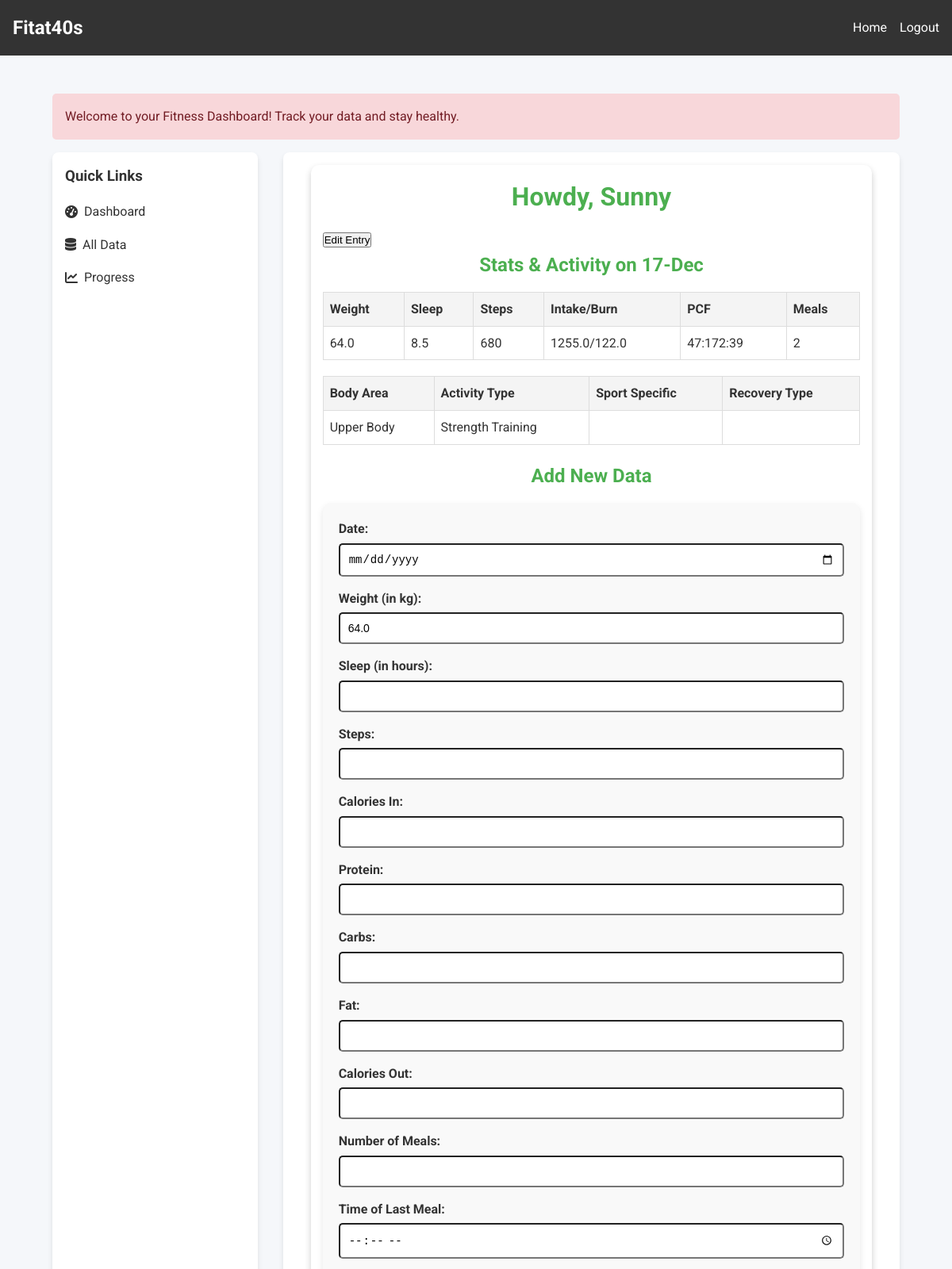
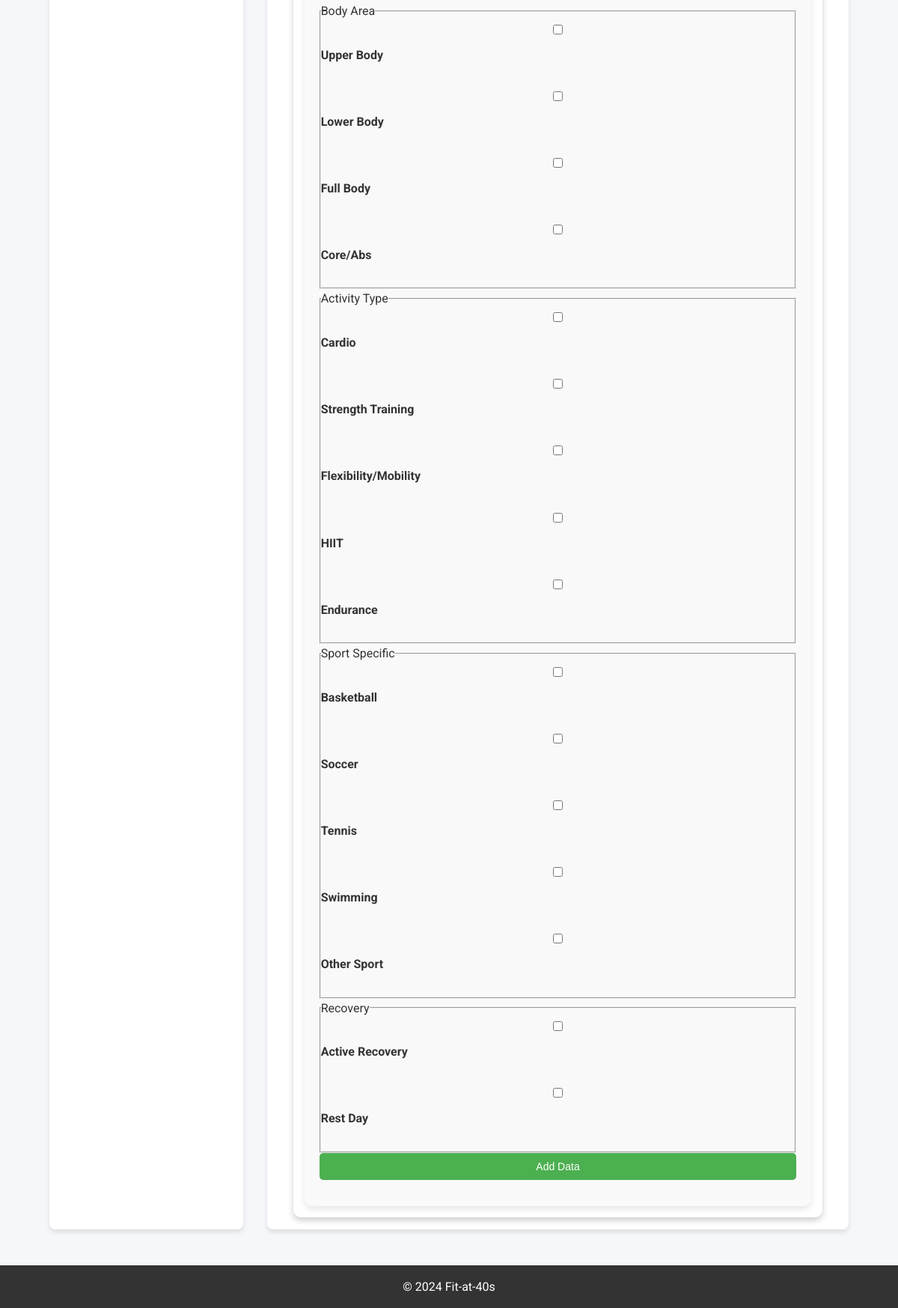
The page /dashboard (signed in) on the database its author committed (2 pictures, top to bottom).
### webapp/routes.py (models this page shows)
class User(UserMixin, db.Model):
    id = db.Column(db.Integer, primary_key=True)
    name = db.Column(db.String(150), nullable=False)
    dob = db.Column(db.Date, nullable=False)
    height = db.Column(db.Integer, nullable=False)
    weight = db.Column(db.Float, nullable=False)
    nickname = db.Column(db.String(100), nullable=False)
    diet_type = db.Column(db.String(50), nullable=False)
    password = db.Column(db.String(150), nullable=False)
    email = db.Column(db.String(150), nullable=False, unique=True)

class UserData(db.Model):
    id = db.Column(db.Integer, primary_key=True)
    user_id = db.Column(db.Integer, db.ForeignKey('user.id'))
    date = db.Column(db.Date, nullable=False)
    weight = db.Column(db.Float, nullable=False)
    sleep = db.Column(db.Float, nullable=False)
    steps = db.Column(db.Integer, nullable=False)
    calories_in = db.Column(db.Float, nullable=False)
    calories_out = db.Column(db.Float, nullable=False)
    protein = db.Column(db.Integer, nullable=True)
    carbs = db.Column(db.Integer, nullable=True)
    fat = db.Column(db.Integer, nullable=True)
    number_of_meals = db.Column(db.Integer, nullable=False)
    time_of_last_meal = db.Column(db.Time, nullable=False)
    created_at = db.Column(db.DateTime, nullable=False, default=datetime.now(uae))
    updated_at = db.Column(db.DateTime, nullable=False, default=datetime.now(uae), onupdate=datetime.now(uae))

class TrainingActivity(db.Model):
    id = db.Column(db.Integer, primary_key=True)
    user_id = db.Column(db.Integer, db.ForeignKey('user.id'))
    date = db.Column(db.Date, nullable=False)
    body_area = db.Column(db.Text, nullable=True)
    activity_type = db.Column(db.Text, nullable=True)
    sport_specific = db.Column(db.Text, nullable=True)
    recovery_type = db.Column(db.Text, nullable=True)
    created_at = db.Column(db.DateTime, nullable=False, default=datetime.now(uae))
    updated_at = db.Column(db.DateTime, nullable=False, default=datetime.now(uae), onupdate=datetime.now(uae))

### webapp/routes.py (the view, shortened to what this page needs)
@app.route('/dashboard', methods=['GET', 'POST'])
@login_required
def dashboard():
    latest_user_data = UserData.query.filter_by(user_id=current_user.id).order_by(UserData.date.desc()).first()
    latest_training_activity = TrainingActivity.query.filter_by(user_id=current_user.id).order_by(TrainingActivity.date.desc()).first()
    last_entry = latest_user_data if latest_user_data else None
    return render_template('dashboard.html', last_entry=last_entry,user_data=latest_user_data, training_activity=latest_training_activity)

### webapp/routes.py (called while the page is built)
@login_manager.user_loader
def load_user(user_id):
    return User.query.get(int(user_id))

### webapp/templates/dashboard.html (shortened to what this page needs)
{% extends "base.html" %}
{% block content %}
<div class="dashboard-container">
    <h1>Howdy, {{ current_user.nickname }}</h1>
    {% if last_entry %}
    <button id="edit-last-entry-btn">Edit Entry</button>
    {% else %}
    <p>No entries available to edit.</p>
    {% endif %}
    {% if user_data %}
    <h2>Stats & Activity on {{ user_data.date.strftime('%d-%b') }}</h2>
    <table class="dashboard-table">
        <thead>
            <tr>
                <th>Weight</th>
                <th>Sleep</th>
                <th>Steps</th>
                <th>Intake/Burn</th>
                <th>PCF</th>
                <th>Meals</th>
            </tr>
        </thead>
        <tbody>
            <tr>
                <td>{{ user_data.weight }}</td>
                <td>{{ user_data.sleep }}</td>
                <td>{{ user_data.steps }}</td>
                <td>{{ user_data.calories_in }}/{{ user_data.calories_out }}</td>
                <td>{{ user_data.protein }}:{{ user_data.carbs }}:{{ user_data.fat }}</td>
                <td>{{ user_data.number_of_meals }}</td>
            </tr>
        </tbody>
    </table>
    <table class="dashboard-table">
        <thead>
            <tr>
                <th>Body Area</th>
                <th>Activity Type</th>
                <th>Sport Specific</th>
                <th>Recovery Type</th>
            </tr>
        </thead>
        <tbody>
            <tr>
                <td>{{ training_activity.body_area }}</td>
                <td>{{ training_activity.activity_type }}</td>
                <td>{{ training_activity.sport_specific }}</td>
                <td>{{ training_activity.recovery_type }}</td>
            </tr>
        </tbody>
    </table>
    {% endif %}
    <h2>Add New Data</h2>
    <form action="/dashboard" method="post" class="form-container">
        <label for="date">Date:</label>
        <input type="date" id="date" name="date" required><br>
        <label for="weight">Weight (in kg):</label>
        <input type="number" id="weight" name="weight" step="0.1" value={{user_data.weight}} required><br>
        <label for="sleep">Sleep (in hours):</label>
        <input type="number" id="sleep" name="sleep" step="0.1" required><br>
        <label for="steps">Steps:</label>
        <input type="number" id="steps" name="steps" required><br>
        <label for="calories_in">Calories In:</label>
        <input type="number" id="calories_in" name="calories_in" step="1" required><br>
        <label for="protein">Protein:</label>
        <input type="number" id="protein" name="protein" step="1" required><br>
        <label for="carbs">Carbs:</label>
        <input type="number" id="carbs" name="carbs" step="1" required><br>
        <label for="Fat">Fat:</label>
        <input type="number" id="fat" name="fat" step="1" required><br>
        <label for="calories_out">Calories Out:</label>
        <input type="number" id="calories_out" name="calories_out" step="1" required><br>
        <label for="number_of_meals">Number of Meals:</label>
        <input type="number" id="number_of_meals" name="number_of_meals" min="1" max="5" required><br>
        <label for="time_of_last_meal">Time of Last Meal:</label>
        <input type="time" id="time_of_last_meal" name="time_of_last_meal" required><br>
        <fieldset>
            <legend>Body Area</legend>
            <label><input type="checkbox" name="body_area" value="Upper Body"> Upper Body</label><br>
            <label><input type="checkbox" name="body_area" value="Lower Body"> Lower Body</label><br>
            <label><input type="checkbox" name="body_area" value="Full Body"> Full Body</label><br>
            <label><input type="checkbox" name="body_area" value="Core/Abs"> Core/Abs</label><br>
        </fieldset>
        <fieldset>
            <legend>Activity Type</legend>
            <label><input type="checkbox" name="activity_type" value="Cardio"> Cardio</label><br>
            <label><input type="checkbox" name="activity_type" value="Strength Training"> Strength Training</label><br>
            <label><input type="checkbox" name="activity_type" value="Flexibility/Mobility"> Flexibility/Mobility</label><br>
            <label><input type="checkbox" name="activity_type" value="HIIT"> HIIT</label><br>
            <label><input type="checkbox" name="activity_type" value="Endurance"> Endurance</label><br>
        </fieldset>
        <fieldset>
            <legend>Sport Specific</legend>
            <label><input type="checkbox" name="sport_specific" value="Basketball"> Basketball</label><br>
            <label><input type="checkbox" name="sport_specific" value="Soccer"> Soccer</label><br>
            <label><input type="checkbox" name="sport_specific" value="Tennis"> Tennis</label><br>
            <label><input type="checkbox" name="sport_specific" value="Swimming"> Swimming</label><br>
            <label><input type="checkbox" name="sport_specific" value="Other Sport"> Other Sport</label><br>
        </fieldset>
        <fieldset>
            <legend>Recovery</legend>
            <label><input type="checkbox" name="recovery" value="Active Recovery"> Active Recovery</label><br>
            <label><input type="checkbox" name="recovery" value="Rest Day"> Rest Day</label><br>
        </fieldset>
        <button type="submit">Add Data</button>
    </form>
</div>
{% endblock %}

### webapp/templates/base.html (style rules this page uses)
* { margin: 0; padding: 0; box-sizing: border-box; }
body { font-family: 'Roboto', sans-serif; background: #f5f7fa; color: #333; line-height: 1.6; }

### webapp/templates/dashboard.html (style rules this page uses)
.dashboard-container { max-width: 95%; margin: auto; background: #ffffff; padding: 15px; border-radius: 10px; box-shadow: 0 4px 8px rgba(0, 0, 0, 0.2); }
.dashboard-container h1, .dashboard-container h2 { text-align: center; margin-bottom: 15px; color: #4CAF50; }
.dashboard-table { width: 100%; border-collapse: collapse; margin-bottom: 20px; }
.dashboard-table th, .dashboard-table td { text-align: left; padding: 8px; border: 1px solid #ddd; }
.dashboard-table th { background-color: #f4f4f4; color: #333; }
.form-container { background: #f9f9f9; padding: 20px; border-radius: 10px; box-shadow: 0 4px 8px rgba(0, 0, 0, 0.1); }
.form-container label { display: block; margin-bottom: 5px; font-weight: bold; }
.form-container input, .form-container select, .form-container button { width: 100%; margin-bottom: 15px; padding: 10px; border-radius: 5px; font-size: 14px; }
.form-container button { background: #4CAF50; color: white; border: none; cursor: pointer; }

### rows shown on the page
User: nickname "Sunny"
UserData: date "17-Dec", weight "64.0", sleep "8.5", steps "680", calories_in "1255.0", calories_out "122.0", protein "47", carbs "172", fat "39", number_of_meals "2"
TrainingActivity: body_area "Upper Body", activity_type "Strength Training"
